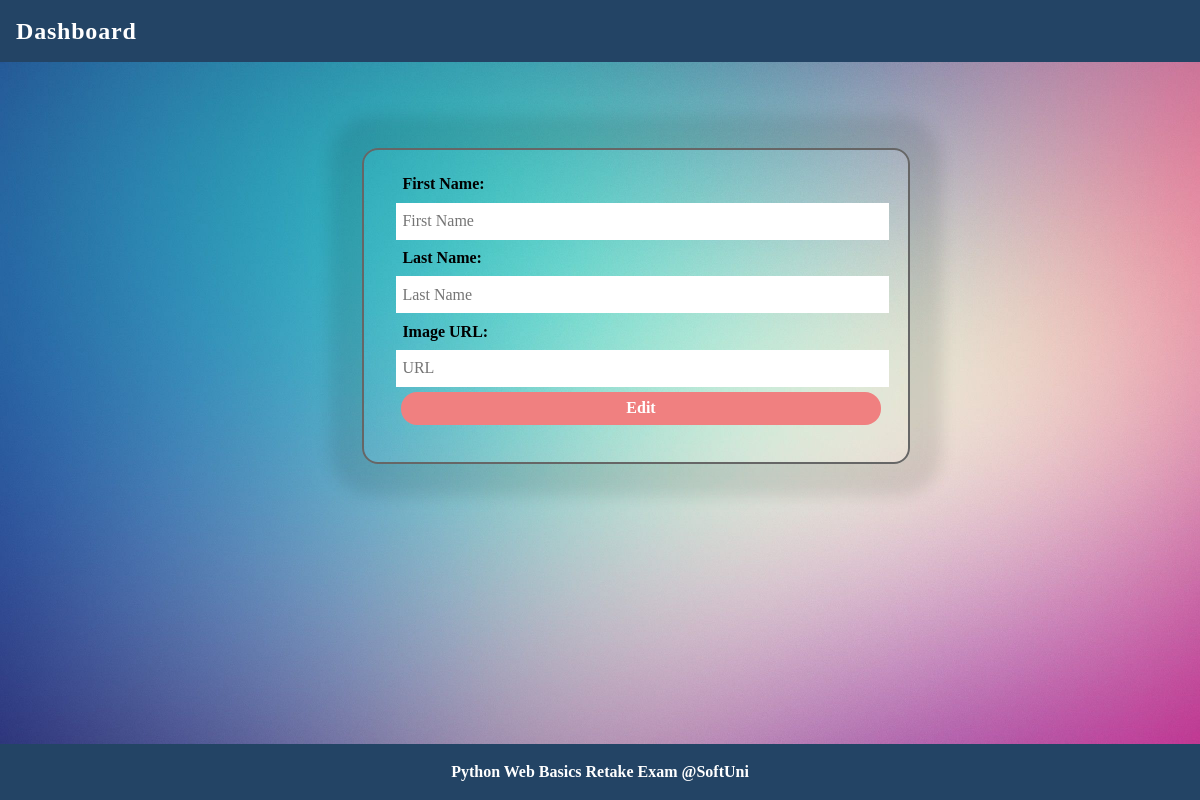
Before: /profile/edit/ with the older database file.
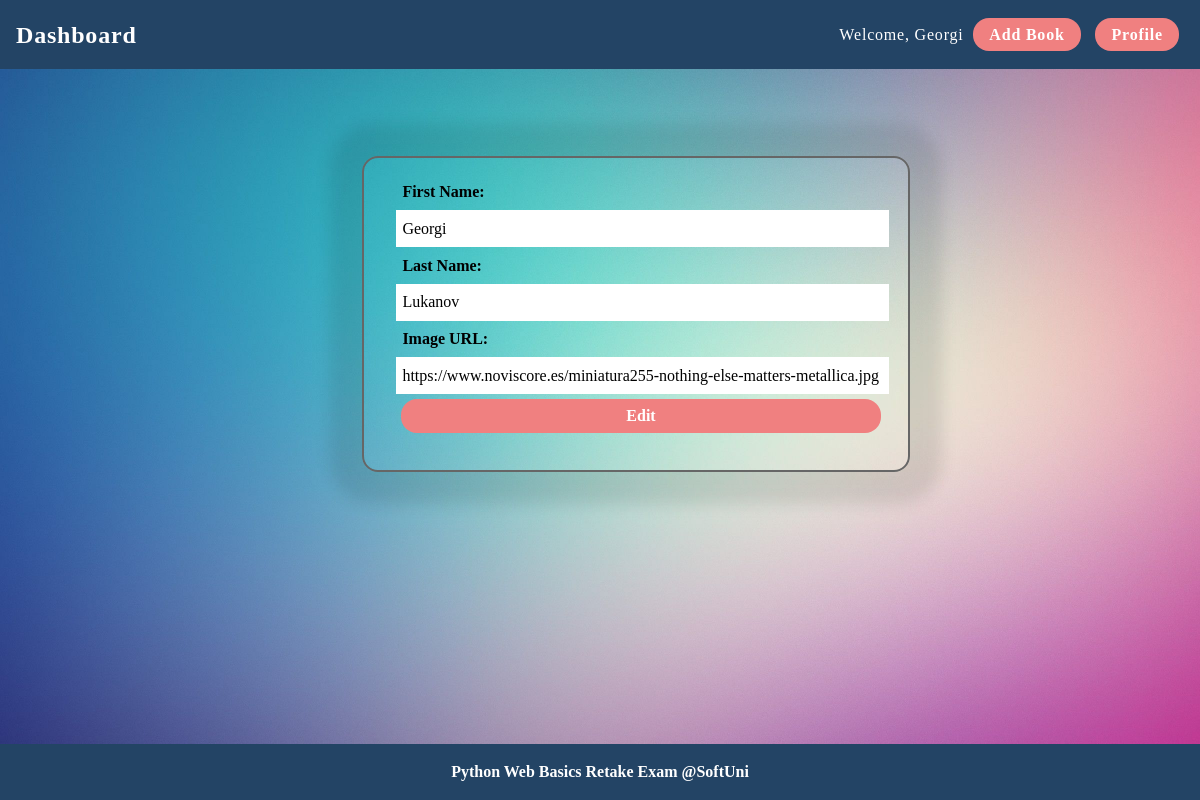
After: the same page with the newer database file.
### Online_Library_remake_exam/my_web/models.py (models this page shows)
class ProfileModel(models.Model):
    first_name = models.CharField(max_length=30)
    last_name = models.CharField(max_length=30)
    image_url = models.URLField()

### Online_Library_remake_exam/my_web/views.py (the view)
# urls.py: path('edit/', edit_profile, name='edit-profile'),
def edit_profile(request):
    profile = get_profile()
    if request.method == 'GET':
        form = ProfileEditForm(instance=profile)
    else:
        form = ProfileEditForm(request.POST, instance=profile)
        if form.is_valid():
            form.save()
            return redirect('details-profile')
    context = {'profile': profile, 'form': form, }
    return render(request, 'profile/edit-profile.html', context, )

### Online_Library_remake_exam/my_web/forms.py
class ProfileEditForm(ProfileBaseForm):
    pass

### Online_Library_remake_exam/my_web/views.py (called while the page is built)
def get_profile():
    return ProfileModel.objects.first()

### templates/profile/edit-profile.html (shortened to what this page needs)
{% extends 'base.html' %}
{% block content %}
    <section id="edit-profile-page" class="edit">
        <form id="edit-form" action="{% url 'edit-profile' %}" method="post">
            <fieldset>
                {{ form }}
                <input class="button submit" type="submit" value="Edit">
            </fieldset>
        </form>
    </section>
{% endblock %}

### templates/base.html (shortened to what this page needs)
{% load static %}
<!DOCTYPE html>
<html lang="en">
<head>
    <link rel="stylesheet" href="{% static 'css/styles.css' %}">
</head>
<body>
<div id="container">
    <header id="site-header">
        <nav class="navbar">
            <section class="navbar-dashboard">
                <a href="{% url 'index' %}">Dashboard</a>
                <div id="user">
                    {% if profile %}
                    <span>Welcome, {{ profile.first_name }}</span>
                    <a class="button" href="{% url 'add-book' %}">Add Book</a>
                    <a class="button" href="{% url 'details-profile' %}">Profile</a>
                    {% endif %}
                </div>
            </section>
        </nav>
    </header>
    {% block content %}{% endblock %}
    <footer id="site-footer">
        <p>Python Web Basics Retake Exam @SoftUni</p>
    </footer>
</div>
</body>
</html>

### staticfiles/css/typography.css (style rules this page uses)
html { font: 12px/1.5 "PT Sans", "PT Serif Caption", "PT Serif"; }
@media screen and (min-width: 500px) { html { font-size: 14px; } }
@media screen and (min-width: 700px) { html { font-size: 16px; } }
body, table, th, td, form, input, textarea, option, select { font: inherit; }

### staticfiles/css/forms.css (style rules this page uses)
body { background: #FFF; padding: 1rem; }
form { max-width: 30rem; }
form, form fieldset, form legend, form label, form input, form select { display: block; width: 100%; border: none; padding: 0.4rem; }
form fieldset { border: 2px solid #666; border-radius: 1rem; box-shadow: 0 0 1rem 2rem rgba(0, 0, 0, 0.1); }
form fieldset { padding: 1em 2em 2em 2em; position: relative; }
form label { font-weight: bold; }

### staticfiles/css/navigation.css (style rules this page uses)
nav.navbar { display: flex; flex-wrap: wrap; justify-content: flex-end; align-self: center; letter-spacing: 0.05rem; background: #234465; padding: 0.8rem 1rem; color: white; }
#site-header > nav > section.navbar-dashboard > a { list-style: none; text-decoration: none; align-self: center; font-weight: bold; font-size: 1.5rem; color: white; }
.navbar-dashboard { display: flex; justify-content: space-between; width: 100vw; }

### staticfiles/css/all.css (style rules this page uses)
body { background-image: url("../images/background.jpg"); padding: 0; margin: 0; height: 100%; background-position: center; background-repeat: no-repeat; background-size: cover; }
#container { width: 100%; margin: 0 auto; display: flex; flex-direction: column; min-height: 100vh; padding: 0; }
.login form, .register form, .create form, .edit form { margin: 5rem auto; }
.button { display: inline-block; padding: 0.3rem 1rem; border-radius: 1rem; text-decoration: none; font-weight: bold; background: lightcoral; color: rgb(255, 255, 255); border: none; font-size: 1rem; cursor: pointer; text-align: center; margin: 5px; }
a { text-decoration: none; display: inline-block; }
footer { margin-top: auto; text-align: center; background: #234465; }
footer p { padding: 1rem 0; font-weight: bold; margin: 0; color: white; }

Changed rows visible on the page:
added ProfileModel: first_name "Georgi", last_name "Lukanov", image_url "https://www.noviscore.es/miniatura255-nothing-else-matters-metallica.jpg"
Other visible differences:
text now shown: "Welcome, Add Book Profile"
